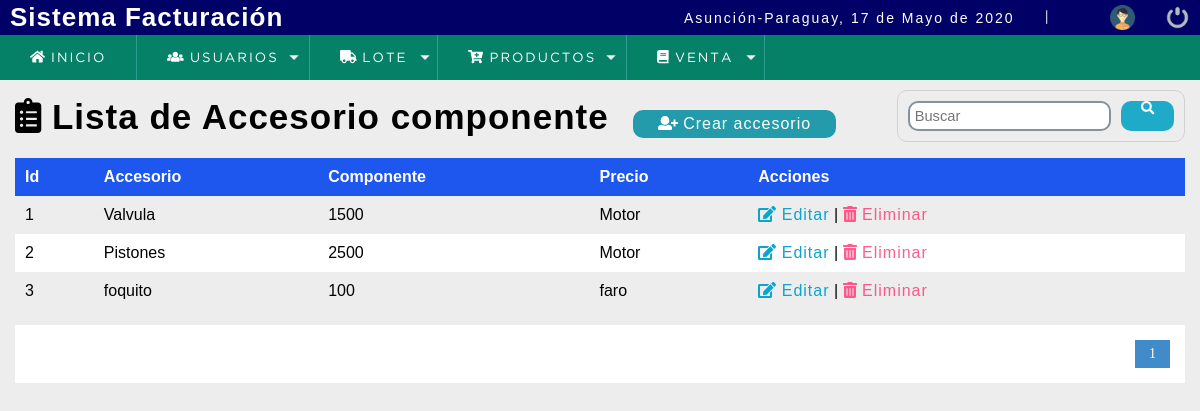
The app's page /sistema/lista_accesorio_componente.php (signed in) with its own data.
### tables this page shows
CREATE TABLE `accesorio_componente` (
  `accesorio_componente_id` int(11) NOT NULL,
  `accesorio_componente_descripcion` varchar(45) NOT NULL,
  `accesorio_componente_precio` varchar(45) DEFAULT NULL,
  `componente_id` int(11) NOT NULL
);

CREATE TABLE `componente` (
  `componente_id` int(11) NOT NULL,
  `componente_descripcion` varchar(45) NOT NULL
);

### sistema/lista_accesorio_componente.php (the view, shortened to what this page needs)
<?php
include "../conexion.php";
 ?>
<!DOCTYPE html>
<html lang="en">
<head>
<?php include "includes/scripts.php";?>
</head>
<body>
<?php include "includes/header.php"; ?>
	<section id="container">
		<h1><i class="fas fa-clipboard-list"></i> Lista de Accesorio componente</h1>
		<a href="registro_accesorio_componente.php" class="btn_new"><i class="fas fa-user-plus"></i> Crear accesorio</a>
		<form action="buscar_accesorio_componente.php" method="get" class="form_search">
			<input type="text" name="busqueda" id="busqueda" placeholder="Buscar">
			<button type="submit" class="btn_search"><i class="fas fa-search"></i></button>
		</form>
		<table>
			<tr>
				<th>Id</th>
				<th>Accesorio</th>
				<th>Componente</th>
				<th>Precio</th>
				<th>Acciones</th>
			</tr>
			<?php
				$sql_register = mysqli_query($conection,"SELECT COUNT(*) as total_registro
																								FROM accesorio_componente");
				$result_register = mysqli_fetch_array($sql_register);
				$total_registro = $result_register['total_registro'];
				$por_pagina = 5;
				if (empty($_GET['pagina']))
				{
						$pagina = 1;
				}else {
					$pagina = $_GET['pagina'];
				}
				$desde = ($pagina-1) * $por_pagina;
				$total_paginas = ceil($total_registro / $por_pagina);
					$query = mysqli_query($conection, "SELECT accesorio_componente_id,accesorio_componente_descripcion,accesorio_componente_precio,c.componente_id,c.componente_descripcion
																						 from accesorio_componente m,componente c
																						 where m.componente_id = c.componente_id
																						 LIMIT $desde,$por_pagina");
					$result = mysqli_num_rows($query);
					if ($result >0 )
					{
						while ($data = mysqli_fetch_array($query))
						{
      ?>
			<tr>
				<td><?php echo $data[0]; ?></td>
				<td><?php echo $data[1] ; ?></td>
				<td><?php echo $data[2] ; ?></td>
				<td><?php echo $data[4] ; ?></td>
				<td>
					<a class="link_edit" href="editar_accesorio_componente.php?id=<?php echo $data[0]; ?>"><i class="fas fa-edit"></i> Editar</a>
					|
					<a class="link_delete" href="eliminar_confirmar_accesorio_componente.php?id=<?php echo $data[0]; ?>"><i class="fas fa-trash-alt"></i> Eliminar</a>
			  </td>
			</tr>
     <?php
		      }
	       }
     ?>
		</table>
		<div class="paginador">
			<ul>
				<?php
					for ($i=1; $i <= $total_paginas; $i++)
					{
						if ($i == $pagina)
						{
							echo '<li class="pageSelected"> '.$i.' </li>';
						}else
						{
								echo '<li> <a href="?pagina='.$i.'">'.$i.' </a> </li>';
						}
					}
				 ?>
			</ul>
		</div>
	</section>
</body>
</html>

### sistema/css/style.css (style rules this page uses)
* { margin: 0; padding: 0; box-sizing: border-box; }
body { background: #ededed; }
h1, h2, h3, h4, h5, h6 { font-family: 'arial'; font-weight: bold; letter-spacing: 1px; }
h1 { font-size: 26px; }
a { text-decoration: none; font-family: arial; letter-spacing: 1px; }
#container { padding: 90px 15px 15px; }
form { background: #3D789B; margin: auto; padding: 20px 50px; border: 1px solid #d1d1d1; border-radius: 10px; }
input,select,textarea,select, option { display: block; width: 100%; font-size: 11pt; padding: 5px; border: 2px solid #85929e; border-radius: 10px; }
#container h1 { font-size: 35px; display: inline-block; }
.btn_new { display: inline-block; background: #239baa; color: #fff; padding: 5px 25px; border-radius: 10px; margin: 20px; }
table { border-collapse: collapse; font-size: 12pt; font-family: 'arial'; width: 100%; }
table th { text-align: left; padding: 10px; background: #1E57EE; color: #fff; }
table tr:nth-child(odd) { background: #fff; }
table td { padding: 10px; }
.link_edit { color: #0ca4ce; }
.link_delete { color: #f26b; }
.paginador ul { padding: 15px; list-style: none; background: #fff; margin-top: 15px; display: -webkit-flex; display: -moz-flex; display: -ms-flex; display: -o-flex; display: flex; justify-content: flex-end; }
.paginador a, .pageSelected { color: #428bca; border: 1px solid #ddd; padding: 5px; display: inline-block; font-size: 14px; text-align: center; width: 35px; }
.pageSelected { color: #fff; background: #428bca; border: 1px solid #428bca; }
.form_search { display: -webkit-flex; display: -moz-flex; display: -ms-flex; display: -o-flex; display: flex; float: right; background: initial; padding: 10px; border-radius: 10px; }
.form_search .btn_search { background: #1faac8; color: #fff; padding: 0 20px; border: 1px; cursor: pointer; margin-left: 10px; display: -webkit-flex; display: -moz-flex; display: -ms-flex; display: -o-flex; display: flex; border-radius: 10px; }

### records on screen
accesorio_componente: accesorio_componente_id "1", accesorio_componente_descripcion "Valvula", accesorio_componente_precio "1500", componente.componente_descripcion "Motor"
accesorio_componente: accesorio_componente_id "2", accesorio_componente_descripcion "Pistones", accesorio_componente_precio "2500", componente.componente_descripcion "Motor"
accesorio_componente: accesorio_componente_id "3", accesorio_componente_descripcion "foquito", accesorio_componente_precio "100", componente.componente_descripcion "faro"

### other values on screen
fechaC() "17 de Mayo de 2020"
